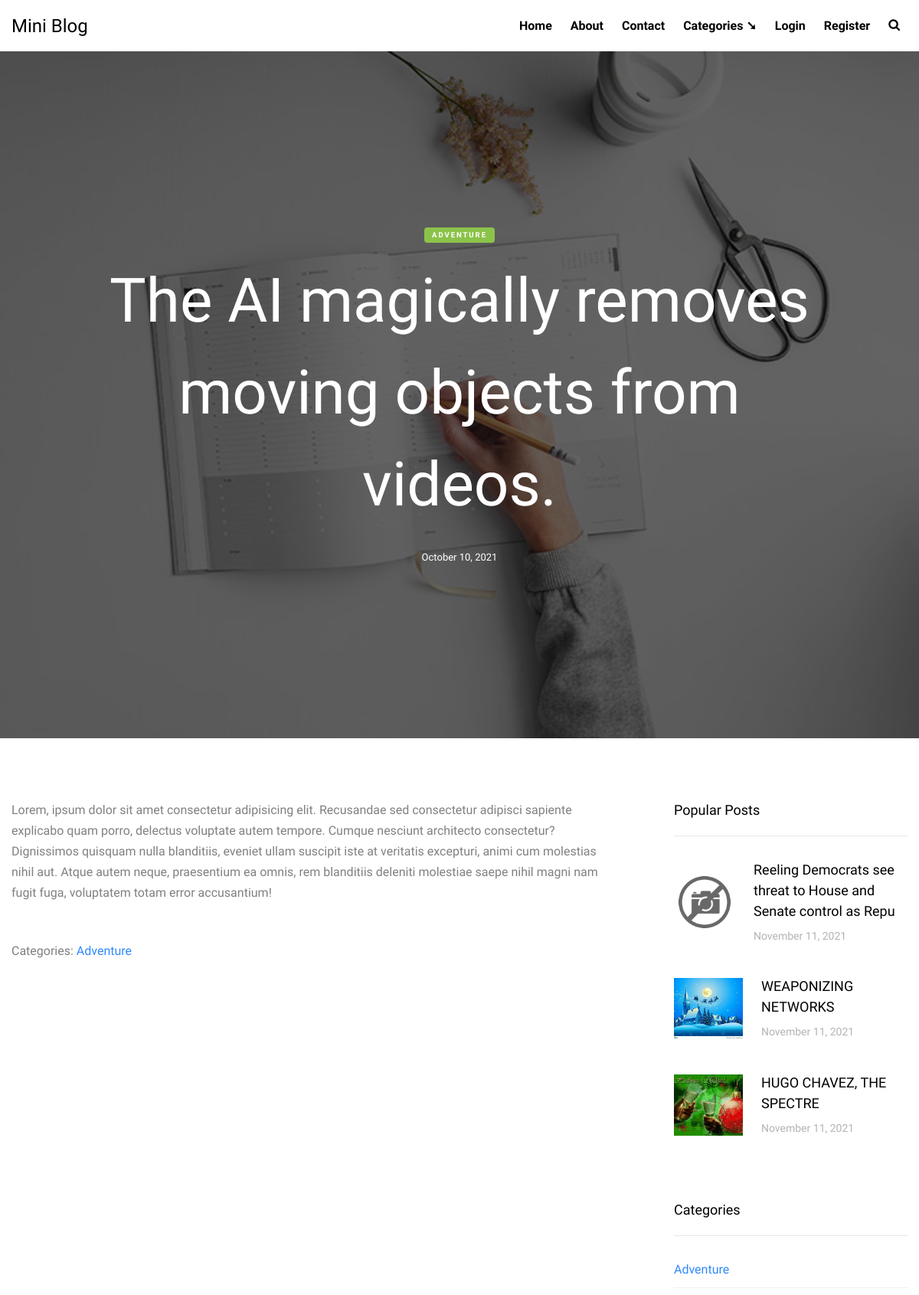
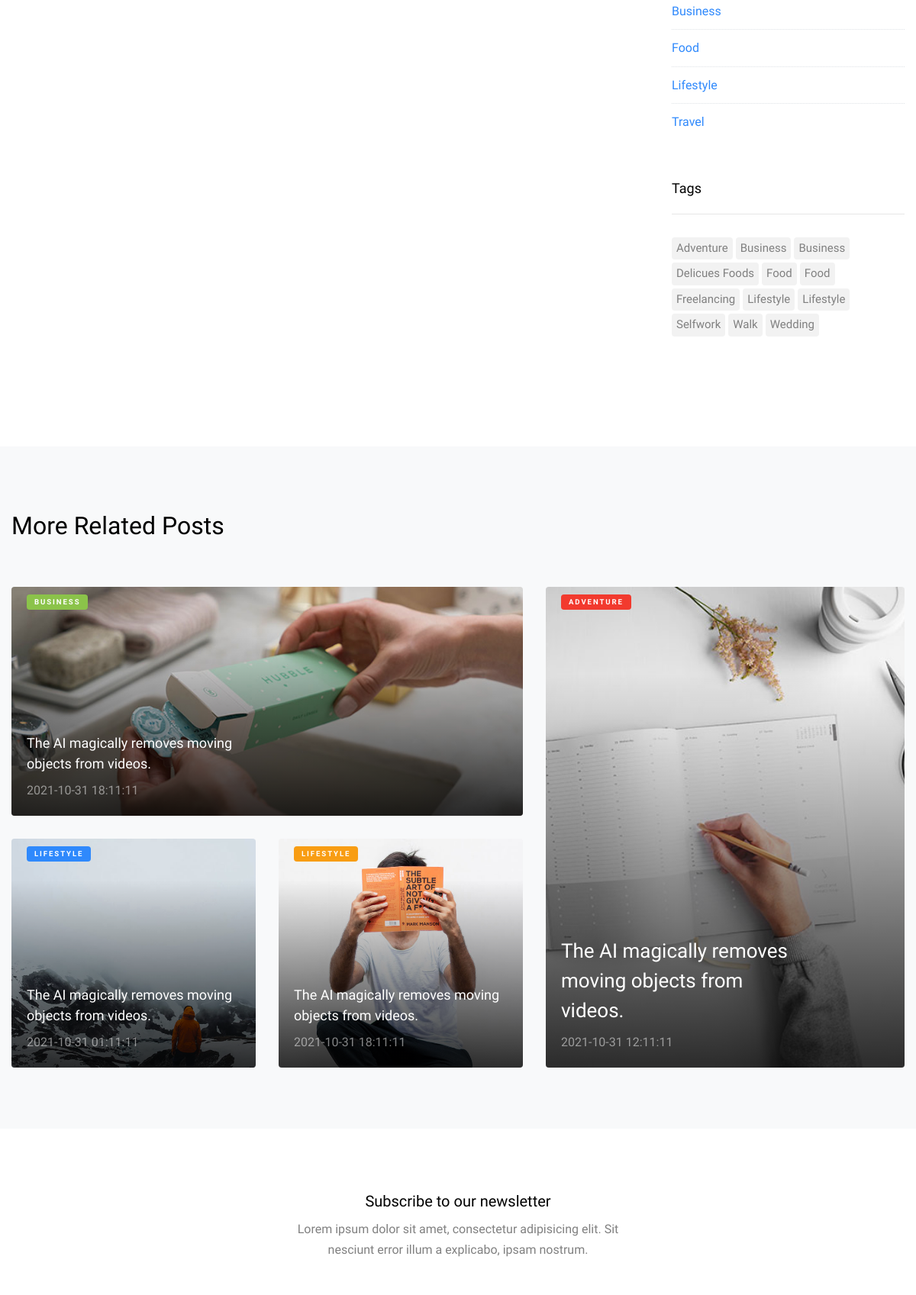
Screenshot of /blog/details/1 (upper part) with the database file from the repository (2 pictures, top to bottom).
### tables this page shows
CREATE TABLE `blogs` (
  `id` int(100) NOT NULL,
  `title` varchar(128) NOT NULL,
  `image` varchar(128) NOT NULL,
  `text` text NOT NULL,
  `time` datetime NOT NULL,
  `ctg_id` int(11) DEFAULT NULL
);

CREATE TABLE `categories` (
  `id` int(11) NOT NULL,
  `name` varchar(128) NOT NULL
);

CREATE TABLE `posts` (
  `id` int(11) NOT NULL,
  `title` varchar(64) DEFAULT NULL,
  `text` varchar(1024) DEFAULT NULL,
  `main_text` longtext NOT NULL,
  `image` varchar(128) DEFAULT NULL,
  `is_recent` int(11) NOT NULL,
  `is_popular` int(11) NOT NULL,
  `created_at` datetime DEFAULT NULL,
  `tag_name` varchar(255) DEFAULT NULL,
  `ctg_name` varchar(128) DEFAULT NULL,
  `user_id` int(11) DEFAULT NULL
);

CREATE TABLE `tags` (
  `id` int(11) NOT NULL,
  `name` varchar(255) NOT NULL
);

### config/routes.php (called while the page is built)
<?php
return array(
    'comment/edit/([0-9]+)/([0-9]+)' => 'comment/edit/$1/$2',
    'category/([0-9]+)' => 'category/index/$1/',
    'blog/details/([0-9]+)' => 'blog/view/$1',
    'post/comment/delete/([0-9]+)' => 'post/deleteComment/$1',
    'post/comment/create' => 'post/createComment',
    'post/details/([0-9]+)' => 'post/view/$1',
    'post/edit/([0-9]+)' => 'post/editPost/$1',
    'post/delete/([0-9]+)' => 'post/deletePost/$1',
    'post/search' => 'post/search',
    'post/create' => 'post/create',
    'user/profile/delete/([0-9]+)' => 'user/profileDelete/$1',
    'user/profile/edit/([0-9]+)' => 'user/profileEdit/$1',
    'user/profile/view/([0-9]+)' => 'user/profileView/$1',
    'login' => 'user/login',
    'register' => 'user/register',
    'logout' => 'user/logout',
    'category' => 'category/index',
    'contact' => 'contact/index',
    'about' => 'about/index',
    '' => 'site/index',
);

### controllers/BlogController.php (called while the page is built)
<?php
class BlogController
{
    public function actionView($blog_id)
    {
        $mainBlogs = Blog::getBlogsByLimit(4);
        $categories = Post::getCategoriesList();
        $tags = Post::getTagsList();
        $popularPosts = Post::getPopularPosts(3);
        $currentBlog = Blog::getCurrentBlog($blog_id);
        require_once( ROOT . '/views/blog/details.php' );
        return true;
    }
}

### index.php (called while the page is built, shortened)
<?php
$router = new Router();
$router->run();

### models/Blog.php (called while the page is built, shortened)
<?php
class Blog
{
    public static function getCurrentBlog($blog_id)
    {
        $db = Db::getConnection();
        $sql = "SELECT blogs.id, blogs.title, blogs.image, blogs.text, blogs.time, blogs.ctg_id,
        categories.name
        FROM blogs INNER JOIN categories
        ON blogs.ctg_id = categories.id WHERE blogs.id = $blog_id";
        $result = $db->query($sql);
        $result->setFetchMode(PDO::FETCH_ASSOC);
        return $result->fetch();
    }
    public static function getBlogsByLimit($limit)
    {
        $db = Db::getConnection();
        $result = $db->query("SELECT blogs.id, blogs.title, blogs.image, blogs.text, blogs.time,
        blogs.ctg_id, categories.name FROM blogs
        INNER JOIN categories ON blogs.ctg_id = categories.id LIMIT $limit");
        $result->setFetchMode(PDO::FETCH_ASSOC);
        return $result->fetchAll();
    }
}

### models/Post.php (called while the page is built, shortened)
<?php
class Post
{
    public static function getPopularPosts($limit)
    {
        $db = Db::getConnection();
        $sql = "SELECT * FROM posts WHERE is_popular = 1 LIMIT $limit";
        $result = $db->query($sql);
        $result->setFetchMode(PDO::FETCH_ASSOC);
        return $result->fetchAll();
    }
    public static function getCategoriesList()
    {
        $db = Db::getConnection();
        $sql = "SELECT * FROM categories";
        $result = $db->query($sql);
        $result->setFetchMode(PDO::FETCH_ASSOC);
        return $result->fetchAll();
    }
    public static function getTagsList()
    {
        $db = Db::getConnection();
        $sql = "SELECT * FROM tags";
        $result = $db->query($sql);
        $result->setFetchMode(PDO::FETCH_ASSOC);
        return $result->fetchAll();
    }
}

### views/blog/details.php (the view, shortened to what this page needs)
<?php require_once( ROOT . '/views/layouts/header.php' ); ?>
<div class="site-cover site-cover-sm same-height overlay single-page" style="background-image: url('<?=$currentBlog['image']?>');">
    <div class="container">
        <div class="row same-height justify-content-center">
        <div class="col-md-12 col-lg-10">
            <div class="post-entry text-center">
            <span class="post-category text-white bg-success mb-3"><?=$currentBlog['name']?></span>
            <h1 class="mb-4"><a href="#"><?=$currentBlog['title']?></a></h1>
            <div class="post-meta align-items-center text-center">
                <span><?=date('F', mktime(0, 0, 0, date( 'm', strtotime($currentBlog['time'])), 10))?> <?= date( 'm', strtotime($currentBlog['time'])) ?>, <?= date( 'Y', strtotime($currentBlog['time'])) ?></span>
            </div>
            </div>
        </div>
        </div>
    </div>
    </div>
    <section class="site-section py-lg">
    <div class="container">
        <div class="row blog-entries element-animate">
        <div class="col-md-12 col-lg-8 main-content">
            <div class="post-content-body">
                <?= $currentBlog['text'] ?>
            </div>
            <div class="pt-5">
                <p>Categories:  <a href="#"><?=$currentBlog['name']?></a></p>
            </div>
        </div>
        <div class="col-md-12 col-lg-4 sidebar">
            <div class="sidebar-box">
            <h3 class="heading">Popular Posts</h3>
            <div class="post-entry-sidebar">
                <ul>
                    <?php foreach($popularPosts as $post): ?>
                        <li>
                            <a href="/post/details/<?=$post['id']?>" class="d-flex align-items-center">
                            <img src="/upload/profile_image/<?=$post['image']?>" alt="Image placeholder"
                            class="mr-4" style="max-width: 100px; height: 80px; object-fit:cover;">
                            <div class="text">
                                <h4><?=$post['title']?></h4>
                                <div class="post-meta">
                                <span class="mr-2">
                                    <?php
                                        echo date('F', mktime(0, 0, 0, date( 'm', strtotime($post['created_at'])), 10))." ";
                                        echo date( 'm', strtotime($post['created_at'])) . ", ";
                                        echo date( 'Y', strtotime($post['created_at']));
                                    ?>
                                </span>
                                </div>
                            </div>
                            </a>
                        </li>
                    <?php endforeach; ?>
                </ul>
            </div>
            </div>
            <div class="sidebar-box">
            <h3 class="heading">Categories</h3>
            <ul class="categories">
                <?php foreach($categories as $ctg): ?>
                    <li><a href="/category/<?=$ctg['id']?>"><?=$ctg['name']?></a></li>
                <?php endforeach; ?>
            </ul>
            </div>
            <div class="sidebar-box">
            <h3 class="heading">Tags</h3>
            <ul class="tags">
                <?php foreach($tags as $tag): ?>
                    <li><a href="#"><?=$tag['name']?></a></li>
                <?php endforeach; ?>
            </ul>
            </div>
        </div>
        </div>
    </div>
    </section>
    <div class="site-section bg-light">
    <div class="container">
        <div class="row mb-5">
        <div class="col-12">
            <h2>More Related Posts</h2>
        </div>
        </div>
        <div class="row align-items-stretch retro-layout">
          <div class="col-md-5 order-md-2">
            <a href="/blog/details/<?=$mainBlogs[0]['id']?>" class="hentry img-1 h-100 gradient" style="background-image: url('<?=$mainBlogs[0]['image']?>');">
              <span class="post-category text-white bg-danger"><?=$mainBlogs[0]['name']?></span>
              <div class="text">
                <h2><?=$mainBlogs[0]['title']?></h2>
                <span><?=$mainBlogs[0]['time']?></span>
              </div>
            </a>
          </div>
          <div class="col-md-7">
            <a href="/blog/details/<?=$mainBlogs[1]['id']?>" class="hentry img-2 v-height mb30 gradient" style="background-image: url('<?=$mainBlogs[1]['image']?>');">
              <span class="post-category text-white bg-success"><?=$mainBlogs[1]['name']?></span>
              <div class="text text-sm">
                <h2><?=$mainBlogs[1]['title']?></h2>
                <span><?=$mainBlogs[1]['time']?></span>
              </div>
            </a>
            <div class="two-col d-block d-md-flex">
              <a href="/blog/details/<?=$mainBlogs[2]['id']?>" class="hentry v-height img-2 gradient" style="background-image: url('<?=$mainBlogs[2]['image']?>');">
                <span class="post-category text-white bg-primary"><?=$mainBlogs[2]['name']?></span>
                <div class="text text-sm">
                  <h2><?=$mainBlogs[2]['title']?></h2>
                  <span><?=$mainBlogs[2]['time']?></span>
                </div>
              </a>
              <a href="/blog/details/<?=$mainBlogs[3]['id']?>" class="hentry v-height img-2 ml-auto gradient" style="background-image: url('<?=$mainBlogs[3]['image']?>');">
                <span class="post-category text-white bg-warning"><?=$mainBlogs[3]['name']?></span>
                <div class="text text-sm">
                  <h2><?=$mainBlogs[3]['title']?></h2>
                  <span><?=$mainBlogs[3]['time']?></span>
                </div>
              </a>
            </div>
          </div>
        </div>
    </div>
</div>
    <div class="site-section bg-lightx">
    <div class="container">
        <div class="row justify-content-center text-center">
        <div class="col-md-5">
            <div class="subscribe-1 ">
            <h2>Subscribe to our newsletter</h2>
            <p class="mb-5">Lorem ipsum dolor sit amet, consectetur adipisicing elit. Sit nesciunt error illum a explicabo, ipsam nostrum.</p>
            </div>
        </div>
        </div>
    </div>
</div>
<?php require_once( ROOT . '/views/layouts/footer.php' ); ?>

### components/Router.php (shortened to what this page needs)
<?php
class Router
{
    private $routes;
    public function __construct()
    {
        $routesPath = ROOT.'/config/routes.php';
        $this->routes = include($routesPath);
    }
    public function getURI()
    {
        if(!empty($_SERVER['REQUEST_URI'])){
            return trim($_SERVER['REQUEST_URI'], '/');
        }
    }
    public function run()
    {
        $uri = $this->getURI();
        foreach ($this->routes as $uriPattern => $path) {
            if(preg_match("~$uriPattern~", $uri)){
                $internalRoute = preg_replace("~$uriPattern~", $path, $uri);
                $segments = explode('/', $internalRoute);
                $controllerName = array_shift($segments) . 'Controller';
                $actionName = explode( '?','action' . ucfirst(array_shift($segments)))[0];
                $parameters = $segments;
                $controllerObject = new $controllerName;
                $result = call_user_func_array(array($controllerObject, $actionName), $parameters);
                if($result != null){
                    break;
                }
            }
        }
    }
}

### rows the page displays
blogs: image (picture), ctg.name "ADVENTURE", title "The AI magically removes moving objects from videos.", time "October", time "10", time "2021", text "Lorem, ipsum dolor sit amet consectetur adipisicing elit. Recusandae sed consectetur adipisci sapiente explicabo quam porro, delectus voluptate autem tempore. Cumque nesciunt architecto consectetur? Dignissimos quisquam nulla blanditiis, eveniet ullam suscipit iste at veritatis excepturi, animi cum molestias nihil aut. Atque autem neque, praesentium ea omnis, rem blanditiis deleniti molestiae saepe nihil magni nam fugit fuga, voluptatem totam error accusantium!", ctg.name "Adventure", time "2021-10-31 12:11:11"
posts: image (picture), title "Reeling Democrats see threat to House and Senate control as Repu", created_at "November", created_at "11", created_at "2021"
posts: image (picture), title "WEAPONIZING NETWORKS", created_at "November", created_at "11", created_at "2021"
posts: image (picture), title "HUGO CHAVEZ, THE SPECTRE", created_at "November", created_at "11", created_at "2021"
categories: name "Adventure"
categories: name "Business", name "BUSINESS"
categories: name "Food"
categories: name "Lifestyle", name "LIFESTYLE"
categories: name "Travel"
tags: name "Adventure"
tags: name "Business"
tags: name "Business"
tags: name "Delicues Foods"
tags: name "Food"
tags: name "Food"
tags: name "Freelancing"
tags: name "Lifestyle"
tags: name "Lifestyle"
tags: name "Selfwork"
tags: name "Walk"
tags: name "Wedding"
blogs: image (picture), title "The AI magically removes moving objects from videos.", time "2021-10-31 18:11:11"
blogs: image (picture), title "The AI magically removes moving objects from videos.", time "2021-10-31 01:11:11"
blogs: image (picture), title "The AI magically removes moving objects from videos.", time "2021-10-31 18:11:11"
